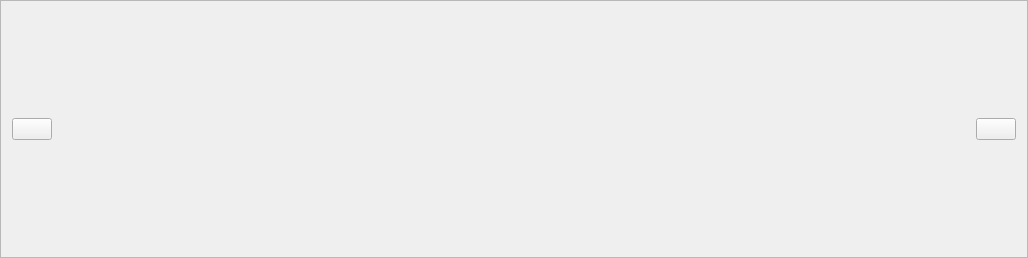
<?xml version="1.0" encoding="UTF-8"?>
<ui version="4.0">
 <class>Frame</class>
 <widget class="QFrame" name="Frame">
  <property name="geometry">
   <rect>
    <x>0</x>
    <y>0</y>
    <width>1028</width>
    <height>258</height>
   </rect>
  </property>
  <property name="sizePolicy">
   <sizepolicy hsizetype="Minimum" vsizetype="Minimum">
    <horstretch>0</horstretch>
    <verstretch>0</verstretch>
   </sizepolicy>
  </property>
  <property name="windowTitle">
   <string>Frame</string>
  </property>
  <property name="frameShape">
   <enum>QFrame::StyledPanel</enum>
  </property>
  <property name="frameShadow">
   <enum>QFrame::Raised</enum>
  </property>
  <layout class="QVBoxLayout" name="verticalLayout_2">
   <item>
    <layout class="QHBoxLayout" name="horizontalLayout" stretch="0,0,1,0,0">
     <property name="spacing">
      <number>0</number>
     </property>
     <property name="sizeConstraint">
      <enum>QLayout::SetMinimumSize</enum>
     </property>
     <item>
      <widget class="QPushButton" name="hide_button">
       <property name="toolTip">
        <string>Hide the notification</string>
       </property>
       <property name="text">
        <string/>
       </property>
       <property name="icon">
        <iconset resource="../../../../usr/local/lib/python2.7/dist-packages/qtutils/icons/icons.qrc">
         <normaloff>:/qtutils/fugue/toggle-small.png</normaloff>:/qtutils/fugue/toggle-small.png</iconset>
       </property>
      </widget>
     </item>
     <item>
      <spacer name="horizontalSpacer_3">
       <property name="orientation">
        <enum>Qt::Horizontal</enum>
       </property>
       <property name="sizeType">
        <enum>QSizePolicy::Preferred</enum>
       </property>
       <property name="sizeHint" stdset="0">
        <size>
         <width>40</width>
         <height>20</height>
        </size>
       </property>
      </spacer>
     </item>
     <item>
      <layout class="QVBoxLayout" name="widget_layout">
       <property name="spacing">
        <number>0</number>
       </property>
       <property name="sizeConstraint">
        <enum>QLayout::SetMinimumSize</enum>
       </property>
      </layout>
     </item>
     <item>
      <spacer name="horizontalSpacer_4">
       <property name="orientation">
        <enum>Qt::Horizontal</enum>
       </property>
       <property name="sizeType">
        <enum>QSizePolicy::Preferred</enum>
       </property>
       <property name="sizeHint" stdset="0">
        <size>
         <width>40</width>
         <height>20</height>
        </size>
       </property>
      </spacer>
     </item>
     <item>
      <widget class="QPushButton" name="close_button">
       <property name="toolTip">
        <string>Close the notification</string>
       </property>
       <property name="text">
        <string/>
       </property>
       <property name="icon">
        <iconset resource="../../../../usr/local/lib/python2.7/dist-packages/qtutils/icons/icons.qrc">
         <normaloff>:/qtutils/fugue/cross.png</normaloff>:/qtutils/fugue/cross.png</iconset>
       </property>
      </widget>
     </item>
    </layout>
   </item>
  </layout>
 </widget>
 <resources>
  <include location="../../../../usr/local/lib/python2.7/dist-packages/qtutils/icons/icons.qrc"/>
 </resources>
 <connections/>
</ui>
